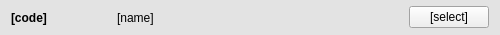
<?xml version="1.0" encoding="UTF-8"?>
<ui version="4.0">
 <class>ConstructorDetailWidget</class>
 <widget class="QWidget" name="ConstructorDetailWidget">
  <property name="geometry">
   <rect>
    <x>0</x>
    <y>0</y>
    <width>500</width>
    <height>35</height>
   </rect>
  </property>
  <property name="maximumSize">
   <size>
    <width>500</width>
    <height>16777215</height>
   </size>
  </property>
  <property name="palette">
   <palette>
    <active>
     <colorrole role="Base">
      <brush brushstyle="SolidPattern">
       <color alpha="255">
        <red>255</red>
        <green>255</green>
        <blue>255</blue>
       </color>
      </brush>
     </colorrole>
     <colorrole role="Window">
      <brush brushstyle="SolidPattern">
       <color alpha="255">
        <red>227</red>
        <green>227</green>
        <blue>227</blue>
       </color>
      </brush>
     </colorrole>
    </active>
    <inactive>
     <colorrole role="Base">
      <brush brushstyle="SolidPattern">
       <color alpha="255">
        <red>255</red>
        <green>255</green>
        <blue>255</blue>
       </color>
      </brush>
     </colorrole>
     <colorrole role="Window">
      <brush brushstyle="SolidPattern">
       <color alpha="255">
        <red>227</red>
        <green>227</green>
        <blue>227</blue>
       </color>
      </brush>
     </colorrole>
    </inactive>
    <disabled>
     <colorrole role="Base">
      <brush brushstyle="SolidPattern">
       <color alpha="255">
        <red>227</red>
        <green>227</green>
        <blue>227</blue>
       </color>
      </brush>
     </colorrole>
     <colorrole role="Window">
      <brush brushstyle="SolidPattern">
       <color alpha="255">
        <red>227</red>
        <green>227</green>
        <blue>227</blue>
       </color>
      </brush>
     </colorrole>
    </disabled>
   </palette>
  </property>
  <property name="windowTitle">
   <string>Form</string>
  </property>
  <property name="autoFillBackground">
   <bool>true</bool>
  </property>
  <layout class="QHBoxLayout" name="horizontalLayout">
   <property name="topMargin">
    <number>6</number>
   </property>
   <property name="bottomMargin">
    <number>6</number>
   </property>
   <item>
    <widget class="QLabel" name="CodeLabel">
     <property name="minimumSize">
      <size>
       <width>100</width>
       <height>0</height>
      </size>
     </property>
     <property name="font">
      <font>
       <weight>75</weight>
       <bold>true</bold>
      </font>
     </property>
     <property name="text">
      <string>[code]</string>
     </property>
    </widget>
   </item>
   <item>
    <widget class="QLabel" name="NameLabel">
     <property name="maximumSize">
      <size>
       <width>500</width>
       <height>16777215</height>
      </size>
     </property>
     <property name="text">
      <string>[name]</string>
     </property>
    </widget>
   </item>
   <item>
    <spacer name="horizontalSpacer">
     <property name="orientation">
      <enum>Qt::Horizontal</enum>
     </property>
     <property name="sizeHint" stdset="0">
      <size>
       <width>40</width>
       <height>20</height>
      </size>
     </property>
    </spacer>
   </item>
   <item>
    <widget class="QPushButton" name="SelectButton">
     <property name="minimumSize">
      <size>
       <width>80</width>
       <height>0</height>
      </size>
     </property>
     <property name="text">
      <string>[select]</string>
     </property>
    </widget>
   </item>
  </layout>
 </widget>
 <resources/>
 <connections/>
</ui>
